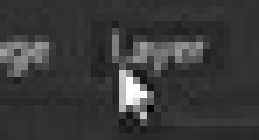
#> input picture Cursor detection/template.jpg, 37 x 20 px, shrunk from 51 x 28 before the run, given in place of hough.jpg, which was not available (shown 7 times larger)
$ python edg.py
#> lines starting #> are read from the running program, lines starting #| are printed output that depends on the picture; after the words box and inside, x2 and y2 are one past the last pixel; in counts of white or black regions, pixels touching at a corner belong together; pictures that were not available may be replaced by others from this repository, and a replacement may not be noted
import cv2
import numpy as np

img = cv2.imread('D:\\hough.jpg',0) #read image as as gray
#> img: shape (20, 37); min 5, max 255, mean 57.8
#img = img/255.0 # convert pixel values to float

gray = img

# define gaussian kernels
ksv=[[1,0,-1],[2,0,-2],[1,0,-1]]
ksh=[[1,2,1],[0,0,0],[-1,-2,-1]]


# function for convolution.
def convolu(ker):
    ksf=[[0 for j in range(len(ker[0]))] for i in range(len(ker))]

#flipping the kernel
    for i in range(len(ker)):
        for j in range(len(ker[0])):
            ksf[i][j]=ker[len(ker)-i-1][len(ker)-j-1]

#convolution
    res=[[0 for j in range(len(gray[0]))] for i in range(len(gray))]
#> res = 20 items
    kh=len(ksf)//2
    kw=len(ksf[0])//2
    ih=len(gray)
#> ih = 20
    iw=len(gray[0])
#> iw = 37
    for i in range(kh,ih-kh):
        for j in range(kw,iw-kw):
            x=0
            for l in range(len(ksf)):
                for k in range(len(ksf[0])):
                   x = x+ gray[i-kh+l][j-kw+k]*ksf[l][k]
            res[i][j]=x
    return res

reslh=convolu(ksh)
#> reslh = 20 items
reslv=convolu(ksv)
#> reslv = 20 items

#method 1 for eliminating zeros
def eliminate(resl):
        minimum = min(min(resl[i]) for i in range(len(resl)))
        maximum = max(max(resl[j]) for j in range(len(resl)))
        d= maximum - minimum
        for i in range(len(resl)):
            resl[i][:] = (((resl[i][j] - minimum)/d) for j in range(len(resl[i])))
        return resl

#method 2 for eliminating zeros
def eliminate2(resl):
    for i in range(len(resl)):
        resl[i]=[abs(j) for j in resl[i]]
#> this loop made 20 passes
#> after the loop, resl = 20 items
    maximum = max([max(j) for j in resl])
#> maximum = 744
    for i in range(len(resl)):
        resl[i][:] = [x / maximum for x in resl[i]]
    return resl
#applying zeros elimination method
reslho = eliminate2(reslh)
#> reslho = 20 items
reslve = eliminate2(reslv)
#> the loop in eliminate2 (call 2), `for i in range(len(resl)):` made 20 passes
#> reslve = 20 items
reslve = np.asarray(reslve)
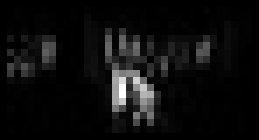
#> reslve: shape (20, 37) float64 (shown 7 times larger); min 0, max 1, mean 0.0564
for i in range(len(reslve)):
    for j in range(len(reslve[0])):
        if(reslve[i][j]>0.1):
            reslve[i][j] = 1
        else:
            reslve[i][j] = 0
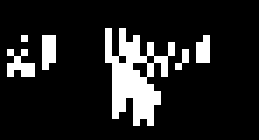
#> reslve: shape (20, 37) float64 (shown 7 times larger); values 0 (black) and 1 (white), 13.5% white in thin lines or dots, all inside (x1, y1, x2, y2) = (1, 4, 30, 18)
reslve[:][:] = 255*reslve[:][:]
#showing the image.
cv2.namedWindow('y edge',cv2.WINDOW_NORMAL)
cv2.namedWindow('x edge',cv2.WINDOW_NORMAL)
cv2.imshow('y edge', np.asarray(reslho))
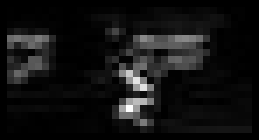
#> window 'y edge': shape (20, 37) float64 (shown 7 times larger); min 0, max 1, mean 0.0737
cv2.imshow('xedge', reslve)
cv2.imwrite('x edge.jpg', reslve)
cv2.waitKey(0)
cv2.destroyAllWindows()
